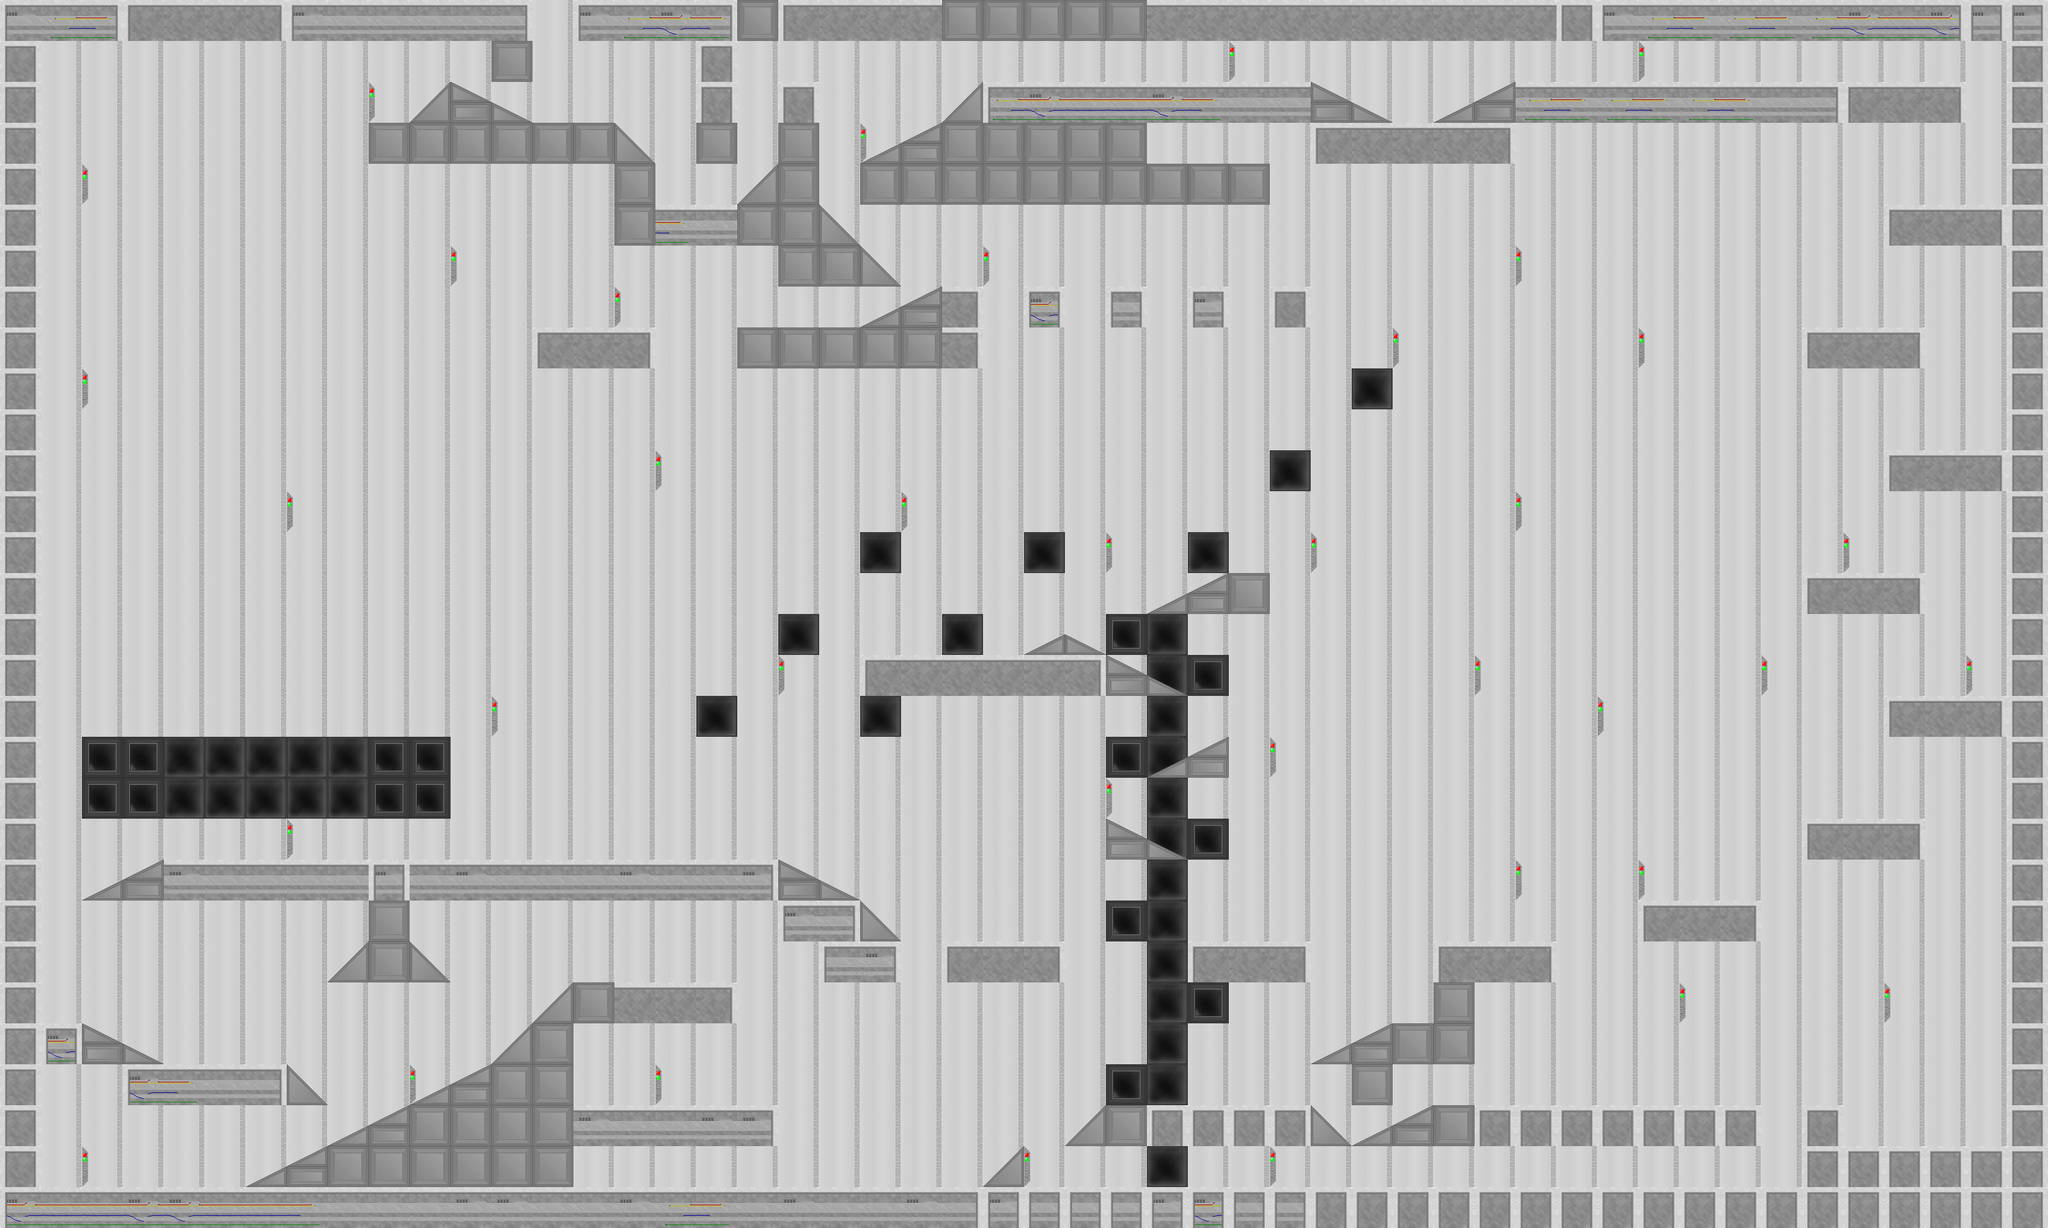

A level layout from a 2D game, rendered from its tile map. Below: a short description, then the map file with tile-grid data replaced by summaries:
An orthogonal 50x30 tile map with 70x70 px tiles, 3 tile layers (Panels, Walls, Walls).

<map version="1.0" orientation="orthogonal" width="50" height="30" tilewidth="70" tileheight="70">
 <tileset firstgid="1" name="Ts1" tilewidth="70" tileheight="70">
  <image source="../TileSets/SpaceShip/TS1.png" width="560" height="560" />
 </tileset>
 <layer name="Panels" width="50" height="30">
  <data>[1500 cells, 1191 non-empty, 4 distinct tile ids]</data>
 </layer>
 <layer name="Walls" width="50" height="30">
  <data>[1500 cells, 1500 non-empty, 24 distinct tile ids]</data>
 </layer>
 <layer name="Walls" width="50" height="30">
  <data>[1500 cells, 1498 non-empty, 27 distinct tile ids]</data>
 </layer>
</map>